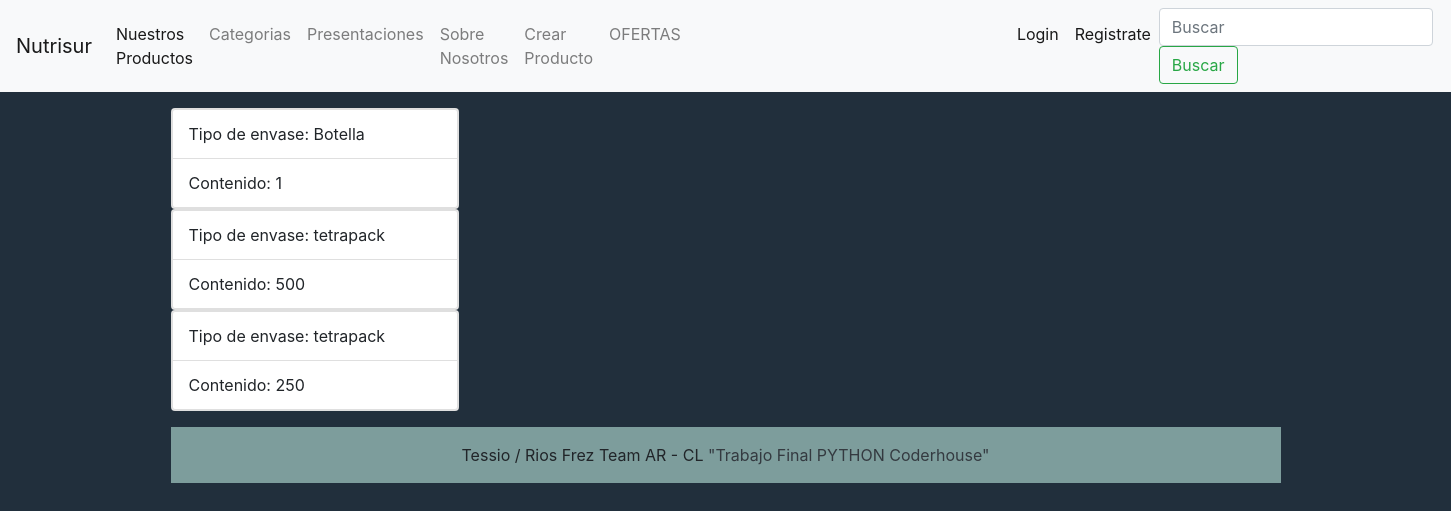
Page /Container/ on the earlier database version.
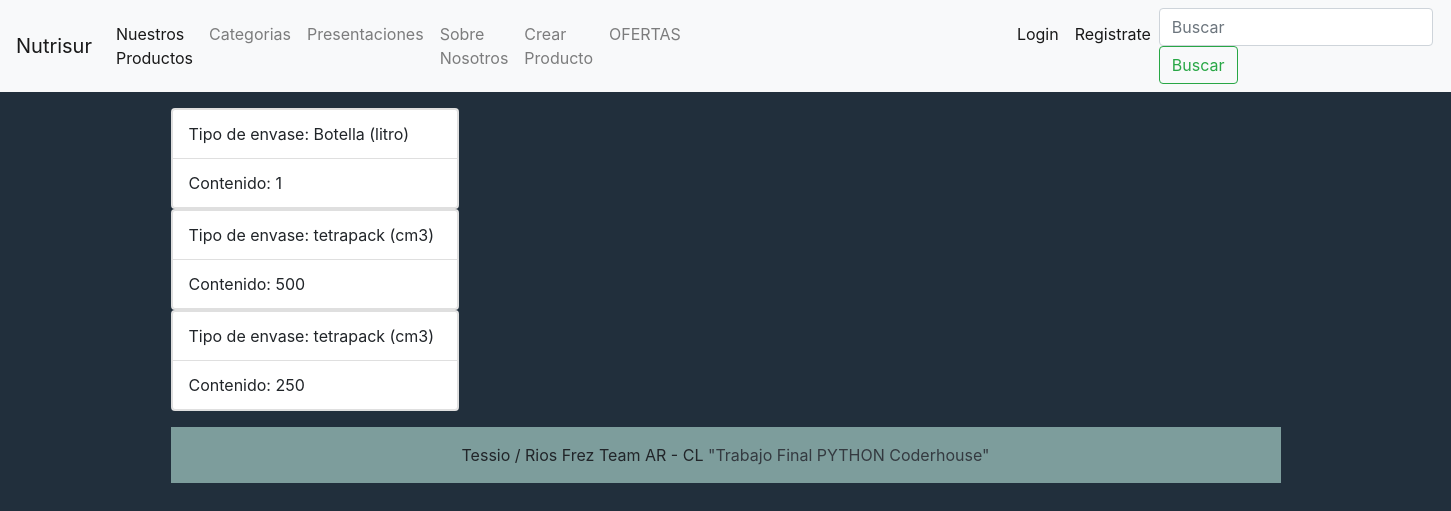
Same page on the later database version.
### nutrisur/models.py (models this page shows)
class Container(models.Model):
    tipo = models.CharField(max_length=50,null=True,blank=True)
    volumen = models.IntegerField()

### nutrisur/views.py (the view)
# urls.py: path('Container/', containers, name = 'Container'),
def containers(request):
    consulta = Container.objects.all()
    context = {'Container': consulta}
    return render(request, "container.html", context=context)

### templates/container.html (shortened to what this page needs)
{% extends 'base.html' %}
{% block contenido_que_cambia %}
<p>
{% for i in Container %}
<div class="card" style="width: 18rem;">
    <ul class="list-group list-group-light">
      <li class="list-group-item px-3">Tipo de envase: {{i.tipo}}</li>
      <li class="list-group-item px-3">Contenido: {{i.volumen}} </li>
    </ul>
  </div>
  {% endfor %}
  <p>
{% endblock %}

### templates/base.html (shortened to what this page needs)
<!DOCTYPE html>
<html lang="en">
<head>
    <link rel="stylesheet" href="https://cdn.jsdelivr.net/npm/bootstrap@4.6.2/dist/css/bootstrap.min.css"
>
</head>
<body style="background-color: #212F3C">
    <nav class="navbar navbar-expand-lg navbar-light bg-light">
        <a class="navbar-brand" href="/">Nutrisur</a>
        <div class="collapse navbar-collapse" id="navbarSupportedContent">
            <ul class="navbar-nav mr-auto">
                <li class="nav-item active">
                    <a class="nav-link" href="/Healthdrink/"> Nuestros Productos</a>
                </li>
                <li class="nav-item">
                    <a class="nav-link" href="/Category/"> Categorias </a>
                </li>
                <li class="nav-item">
                    <a class="nav-link" href="/Container/"> Presentaciones </a>
                </li>
                <li class="nav-item">
                    <a class="nav-link" href="/about/"> Sobre Nosotros </a>
                </li>
                <li class="nav-item">
                    <a class="nav-link" href="/Products_upload_form/"> Crear Producto </a>
                </li>
                <li class="nav-item">
                    <a class="nav-link" href="/sale/" style="margin-right: 20rem ;"> OFERTAS </a>
                </li>
                {% if request.user.is_authenticated %}
                <li class="nav-item active">
                    <a class="nav-link" href="/users/logout/">Logout</a>
                </li>
                {% else %}
                <li class="nav-item active">
                    <a class="nav-link" href="/users/login/">Login</a>
                </li>
                <li class="nav-item active">
                    <a class="nav-link" href="/users/register/">Registrate</a>
                </li>
                {% endif %}
            </ul>
            <form class="form-inline my-2 my-lg-0" action="/search_products/" method="GET">
                <input class="form-control mr-sm-2" type="search" placeholder="Buscar" aria-label="Search" name = 'search'>
                <button class="btn btn-outline-success my-2 my-sm-0" type="submit">Buscar</button>
            </form>
        </div>
    </nav>
    <div class="container">
    {% block contenido_que_cambia %}{% endblock %}
    <footer class="bg-light text-center text-lg-start">
        <div class="text-center p-3" style="background-color: #7D9D9C
        ">
            Tessio / Rios Frez
            Team AR - CL
            <a class="text-dark" href="https://mdbootstrap.com/"> "Trabajo Final PYTHON Coderhouse"</a>
        </div>
    </footer>
</body>
</html>

Differences in the rows shown:
changed Container: tipo "Botella" → "Botella (litro)"
changed Container (number 2 of 3 on the later page): tipo "tetrapack" → "tetrapack (cm3)"
changed Container (number 3 of 3 on the later page): tipo "tetrapack" → "tetrapack (cm3)"
